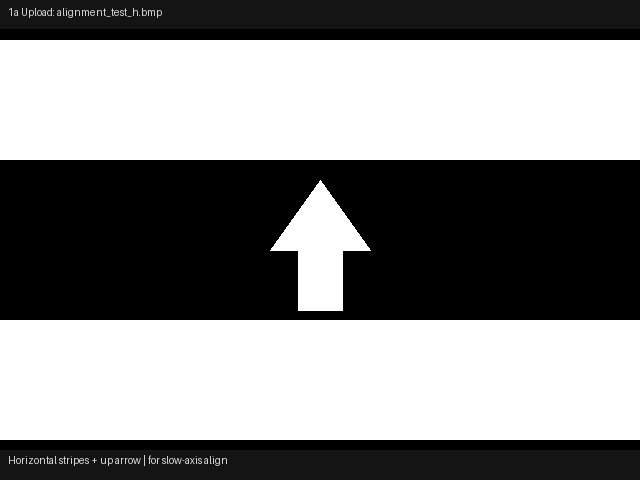
#> input picture data/01a_upload_alignment_h.jpg, 640 x 480 px
$ python analyzer.py ../data/01a_upload_alignment_h.jpg ../data/01a_upload_alignment_h.jpg   (older library calls are emulated)
#> lines starting #> are read from the running program, lines starting #| are printed output that depends on the picture; after the words box and inside, x2 and y2 are one past the last pixel; in counts of white or black regions, pixels touching at a corner belong together; long printed decimals are rounded
"""IrisLoop vision analyzer — compare a target image with a camera frame and emit a structured assessment.

Two modes:
  - rule: OpenCV-only heuristics (no API key, offline)
  - ai:   multimodal LLM assessment (requires MOONSHOT_API_KEY)

Usage:
    python -m irisloop.analyzer target.bmp capture.png
    python -m irisloop.analyzer target.bmp capture.png --mode ai
"""

from __future__ import annotations

import argparse
import base64
import json
import os
import sys
from dataclasses import dataclass, field, asdict

import cv2
import numpy as np


@dataclass
class Assessment:
    """One projection-quality assessment."""

    ok: bool = False                    # overall pass
    brightness_mean: float = 0.0        # captured mean brightness 0-255
    bright_ratio: float = 0.0           # bright-pixel ratio 0-1
    sharpness: float = 0.0              # Laplacian variance (sharpness)
    orientation: str = "unknown"        # normal / flip_v / flip_h / rot180 / unknown
    similarity: float = 0.0             # structural similarity vs target 0-1
    issues: list[str] = field(default_factory=list)
    suggestions: list[str] = field(default_factory=list)

    def to_dict(self) -> dict:
        return asdict(self)

    def summary(self) -> str:
        lines = [
            f"  ok={self.ok}  orientation={self.orientation}  "
            f"similarity={self.similarity:.2f}",
            f"  brightness={self.brightness_mean:.1f}  "
            f"bright_ratio={self.bright_ratio*100:.1f}%  "
            f"sharpness={self.sharpness:.0f}",
        ]
        if self.issues:
            lines.append(f"  issues: {'; '.join(self.issues)}")
        if self.suggestions:
            lines.append(f"  suggestions: {'; '.join(self.suggestions)}")
        return "\n".join(lines)


# ---------------- image loading ----------------


def load_gray(path: str) -> np.ndarray:
#> called with path = '../data/01a_upload_alignment_h.jpg'
    buf = np.fromfile(path, dtype=np.uint8)
    img = cv2.imdecode(buf, cv2.IMREAD_GRAYSCALE)
#> img is the input picture: shape (480, 640); min 0, max 255, mean 135.7
    if img is None:
        raise ValueError(f"cannot read {path}")
    return img


# ---------------- rule-based assessment ----------------


def assess_rule(target: np.ndarray, capture: np.ndarray) -> Assessment:
    """OpenCV-only rule assessment."""
    a = Assessment()

    # normalize size
    t = cv2.resize(target, (640, 480)) if target.shape != (480, 640) else target
    c = capture
    if c.shape != (480, 640):
        c = cv2.resize(c, (640, 480))

    # basic metrics
    a.brightness_mean = float(c.mean())
#> a.brightness_mean = 135.7
    a.bright_ratio = float((c > 128).mean())
#> a.bright_ratio = 0.523
    a.sharpness = float(cv2.Laplacian(c, cv2.CV_64F).var())
#> a.sharpness = 1964.8

    # orientation: try 4 transforms of the capture vs the target
    t_bin = (t > 127).astype(np.float32)
#> t_bin: shape (480, 640) float32; values 0 (black) and 1 (white), 52.3% white; 3 black regions, box (x1, y1, x2, y2) and area: (0, 160, 640, 320) 96079, (0, 0, 640, 40) 25252, (0, 440, 640, 480) 25115
    variants = {
        "normal": c,
        "flip_v": cv2.flip(c, 0),
        "flip_h": cv2.flip(c, 1),
        "rot180": cv2.flip(c, -1),
    }
    best_ori, best_score = "unknown", -1.0
    for name, v in variants.items():
        v_bin = (v > 127).astype(np.float32)
        # normalized correlation
        score = float(np.corrcoef(t_bin.flatten(), v_bin.flatten())[0, 1])
        if score > best_score:
            best_score, best_ori = score, name
#> this loop made 4 passes
#> (name, score, best_score, best_ori) on pass 1: ('normal', 1, 1, 'normal')
#> (name, score) on passes 2 to 4: ('flip_v', 0.969), ('flip_h', 0.987), ('rot180', 0.968)
#> pass 2, in assess_rule, `v_bin = (v > 127).astype(np.float32)`:
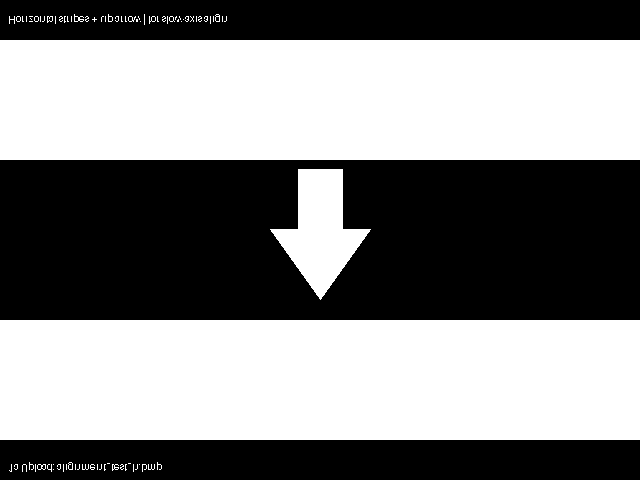
#> v_bin: shape (480, 640) float32; values 0 (black) and 1 (white), 52.3% white; 3 black regions, box (x1, y1, x2, y2) and area: (0, 160, 640, 320) 96079, (0, 440, 640, 480) 25252, (0, 0, 640, 40) 25115
#> pass 3, in assess_rule, `v_bin = (v > 127).astype(np.float32)`:
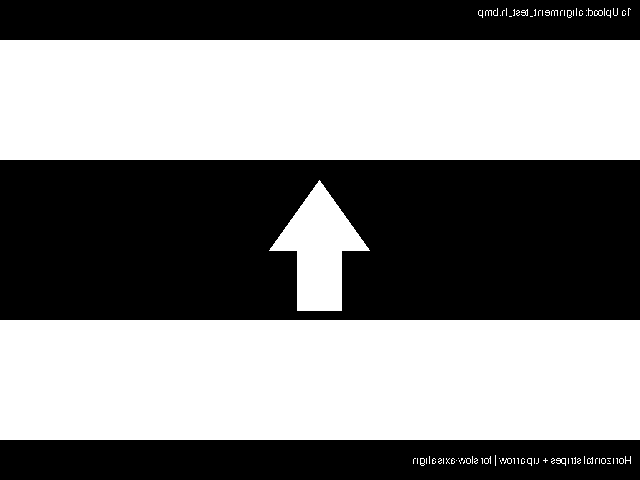
#> v_bin: shape (480, 640) float32; values 0 (black) and 1 (white), 52.3% white; 3 black regions, box (x1, y1, x2, y2) and area: (0, 160, 640, 320) 96079, (0, 0, 640, 40) 25252, (0, 440, 640, 480) 25115
#> after the loop, best_score = 1
    a.orientation = best_ori
#> a.orientation = 'normal'
    a.similarity = max(0.0, best_score)
#> a.similarity = 1

    # verdict
    if a.brightness_mean < 10:
        a.issues.append("frame is almost completely black")
        a.suggestions.append("check that content is projected / raise brightness / reduce ambient light")
    if a.bright_ratio < 0.01:
        a.issues.append("bright-area ratio too low")
    if a.sharpness < 50:
        a.issues.append("frame is blurry")
        a.suggestions.append("adjust focus / shorten throw distance")
    if best_ori == "flip_v":
        a.issues.append("image is flipped vertically")
        a.suggestions.append("apply flipud before packing, or send flip command 0x12")
    elif best_ori == "flip_h":
        a.issues.append("image is mirrored horizontally")
        a.suggestions.append("apply fliplr before packing, or send mirror command 0x1E")
    elif best_ori == "rot180":
        a.issues.append("image is rotated 180°")
        a.suggestions.append("apply rot180 before packing, or combine flip commands")
    if a.similarity < 0.3 and a.brightness_mean >= 10:
        a.issues.append("large difference vs target image")

    a.ok = (
        a.brightness_mean >= 10
        and a.bright_ratio >= 0.01
        and a.sharpness >= 50
        and best_ori == "normal"
        and a.similarity >= 0.4
    )
#> a.ok = True
    return a


# ---------------- AI assessment ----------------


# [60 lines left out: functions _b64_image, assess_ai, not called in this run]


# ---------------- CLI ----------------


def main(argv=None) -> int:
    ap = argparse.ArgumentParser()
    ap.add_argument("target", help="target image")
    ap.add_argument("capture", help="captured image")
    ap.add_argument("--mode", choices=["rule", "ai"], default="rule")
    args = ap.parse_args(argv)

    if args.mode == "ai":
        a = assess_ai(args.target, args.capture)
    else:
        a = assess_rule(load_gray(args.target), load_gray(args.capture))

    print("=== assessment ===")
    print(a.summary())
#|   ok=True  orientation=normal  similarity=1.00
#|   brightness=135.7  bright_ratio=52.3%  sharpness=1965
    print(json.dumps(a.to_dict(), ensure_ascii=False))
#| {"ok": true, "brightness_mean": 135.730, "bright_ratio": 0.5233, "sharpness": 1964.799, "orientation": "normal", "similarity": 1.0, "issues": [], "suggestions": []}
    return 0 if a.ok else 1


if __name__ == "__main__":
    sys.exit(main())
#> (the program exits here)
